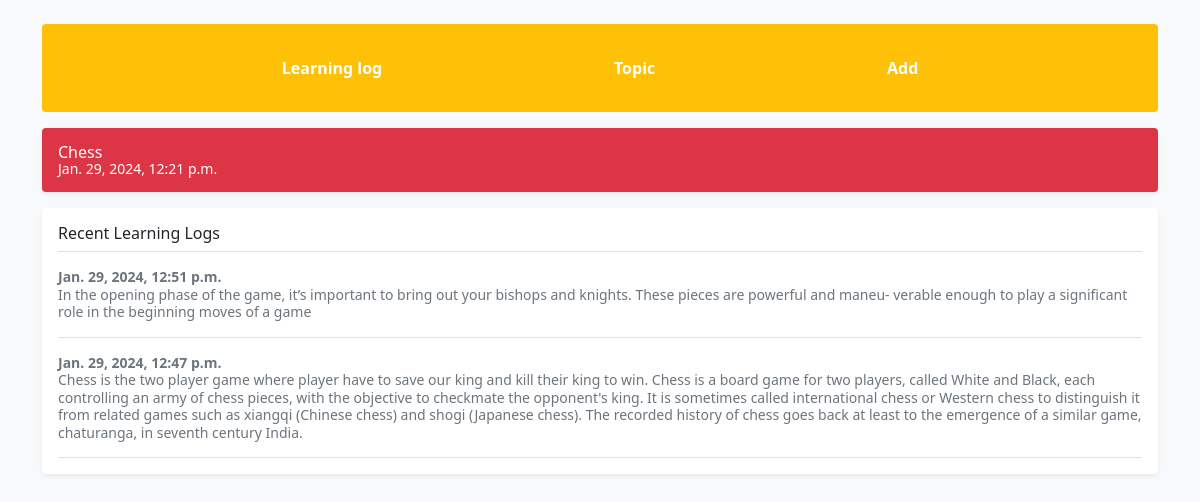
Screenshot of /topic/1/ with the database file from the repository.
### learning_logs/models.py (models this page shows, shortened)
class Topic(models.Model):
    title = models.CharField(max_length=200)
    added_date = models.DateTimeField(auto_now_add=True)

class Entry(models.Model):
    topic = models.ForeignKey(Topic,on_delete=models.CASCADE)
    about = models.TextField()
    created = models.DateTimeField(auto_now_add=True)
    class Meta:
        verbose_name_plural = 'entries'

### learning_logs/views.py (the view)
# urls.py: path('topic/<int:topic_id>/', views.detailview, name='detail'),
def detailview(request,topic_id):
    topic = Topic.objects.get(id=topic_id)
    entries = topic.entry_set.order_by('-created')
    context = {
      'topic' : topic,
      'entries' : entries,
    }
    return render(request, 'detail.html', context)

### templates/detail.html
{% extends 'base.html' %}
{% block content %}
 <div class="container">
    <div class="d-flex align-items-center p-3 my-3 text-white bg-danger rounded shadow-sm">
        <div class="lh-1">
          <h1 class="h6 mb-0 text-white lh-1">{{ topic.title }}</h1>
          <small>{{ topic.added_date }}</small>
        </div>
      </div>
      <div class="my-3 p-3 bg-body rounded shadow-sm">
        <h6 class="border-bottom pb-2 mb-0">Recent Learning Logs</h6>
        {% for entry in entries %}
        <div class="d-flex text-muted pt-3">
          <p class="pb-3 mb-0 small lh-sm border-bottom">
            <strong class="d-block text-gray-dark"> {{ entry.created }}</strong>
             {{ entry.about }}
          </p>
        </div>
        {% empty %}
        <div class="d-flex text-muted pt-3">
            <p class="pb-3 mb-0 small lh-sm border-bottom">
              <strong class="d-block text-gray-dark"> No entry is added yet.</strong>
            </p>
          </div>
        {% endfor %}
      </div>
 </div>
{% endblock %}

### templates/base.html (shortened to what this page needs)
<!doctype html>
<html lang="en">
  <head>
    <link href="https://cdn.jsdelivr.net/npm/bootstrap@5.0.2/dist/css/bootstrap.min.css" rel="stylesheet">
  </head>
  <body class="bg-light">
        <div class="container">
             <ul class="nav justify-content-evenly bg-warning rounded mt-4 fw-bold p-4">
                 <li class="nav-item">
                   <a class="nav-link text-white" href="{% url 'home' %}">Learning log</a>
                 </li>
                 <li class="nav-item">
                   <a class="nav-link text-white " href="{% url 'topics' %}">Topic</a>
                 </li>
                 <li class="nav-item">
                   <a class="nav-link text-white" href="#" >Add</a>
                 </li>
               </ul>
        </div>
    {% block content %}
    {% endblock %}
  </body>
</html>

### rows the page displays
Topic: title "Chess", added_date "Jan. 29, 2024, 12:21 p.m."
Entry: created "Jan. 29, 2024, 12:51 p.m.", about "In the opening phase of the game, it’s important to bring out your bishops and knights. These pieces are powerful and maneu- verable enough to play a significant role in the beginning moves of a game"
Entry: created "Jan. 29, 2024, 12:47 p.m.", about "Chess is the two player game where player have to save our king and kill their king to win. Chess is a board game for two players, called White and Black, each controlling an army of chess pieces, with the objective to checkmate the opponent's king. It is sometimes called international chess or Western chess to distinguish it from related games such as xiangqi (Chinese chess) and shogi (Japanese chess). The recorded history of chess goes back at least to the emergence of a similar game, chaturanga, in seventh century India."
